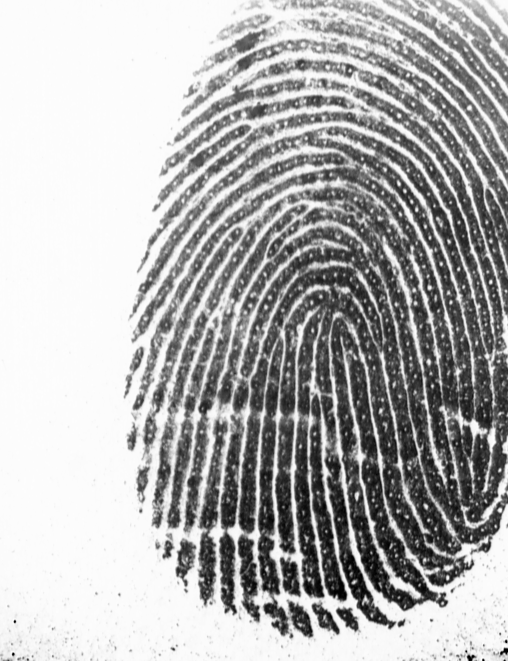
#> input picture Biometric Fingerprint Recognition/FingerPrint/Database/100_1.bmp, 508 x 661 px; its folder holds only this picture in this run
$ python biometricShare.py
#> lines starting #> are read from the running program, lines starting #| are printed output that depends on the picture
"""
This program creates two share parts of fingerprint - fp1 and fp2
Libraries used - OpenCV and Numpy
"""

import cv2
import numpy as np
import os

folders = os.listdir("Database")

for file in folders:
	print(file)
	#Reading fingerprint image
	im = cv2.imread('Database/'+file)
#> im is the input picture: shape (661, 508, 3); min 0, max 255, mean 176

	#Converting to grey scale
	g_im = cv2.cvtColor(im, cv2.COLOR_BGR2GRAY)

	#Reading datatype and dimensions of image
	dtype = str(g_im.dtype)
#> dtype = 'uint8'
	dim = g_im.shape
#> dim = (661, 508)
	rows = dim[0]
#> rows = 661
	cols = dim[1]
#> cols = 508

	#Initializing two shares of images
	fp1 = np.zeros((rows,cols),dtype='a4')
	fp2 = np.zeros((rows,cols),dtype='a4')

	for i in range(rows):
		for j in range(cols):
			s = str(g_im[i, j]*9)
			if len(s) == 4:
				fp1[i,j]  = s[0:2]
				fp2[i,j]  = s[2:4]
			elif len(s) == 3:
				fp1[i,j] = s[0:2]
				fp2[i,j] = s[2]
			elif len(s) == 2:
				fp1[i,j] = s[0]
				fp2[i,j] = s[1]
			elif len(s) == 1:
				fp1[i,j] = '0'
				fp2[i,j] = s[0]
			else:
				continue
	#Initializing temp for recovering the original image from two shared image
	temp = np.zeros((rows,cols),dtype=int)
	temp_p1 = np.zeros((rows,cols),dtype=int)
	temp_p2 = np.zeros((rows,cols),dtype=int)

	#Concetanating two shared arrays of image and dividing element wise by 9
	for i in range(rows):
		for j in range(cols):
			temp[i,j] = int(fp1[i,j]+fp2[i,j])/9
			temp_p1[i,j] = int(fp1[i,j])
			temp_p2[i,j] = int(fp2[i,j])
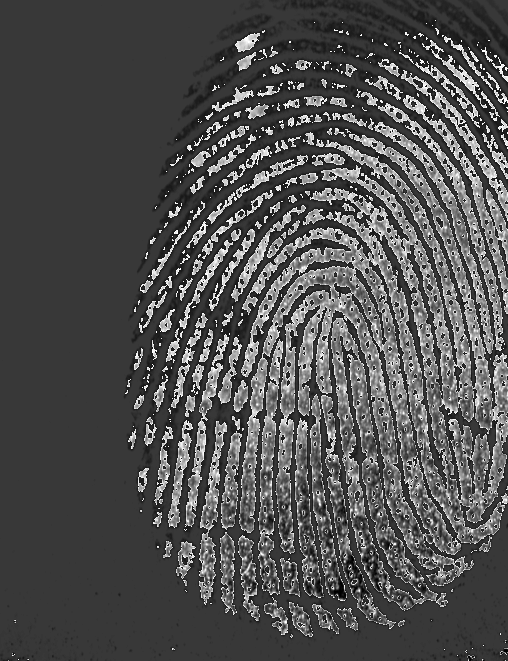
#> temp_p1: shape (661, 508) int64; min 0, max 99, mean 31.4; drawn with min black and max white
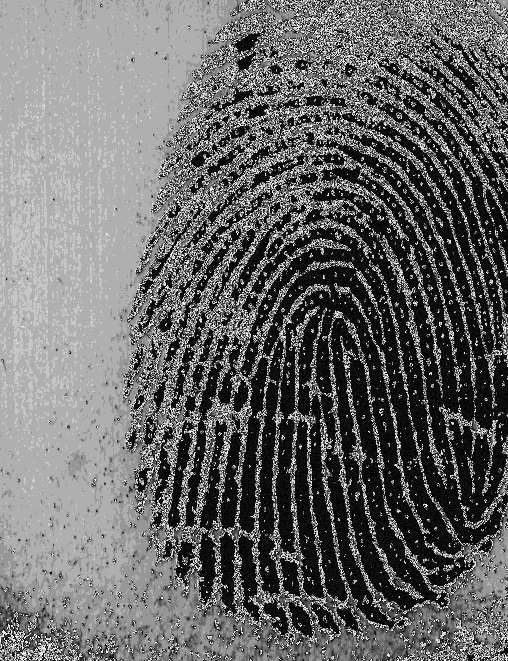
#> temp_p2: shape (661, 508) int64; min 0, max 99, mean 40.8; drawn with min black and max white
	s = file.replace('.bmp','')
	#Creating 8 bit channeled image for writing to disc
	az = cv2.convertScaleAbs(temp)
	cv2.imwrite('Reproduced/'+s+'_reproduced.bmp',az)

	az1 = cv2.convertScaleAbs(temp_p1)
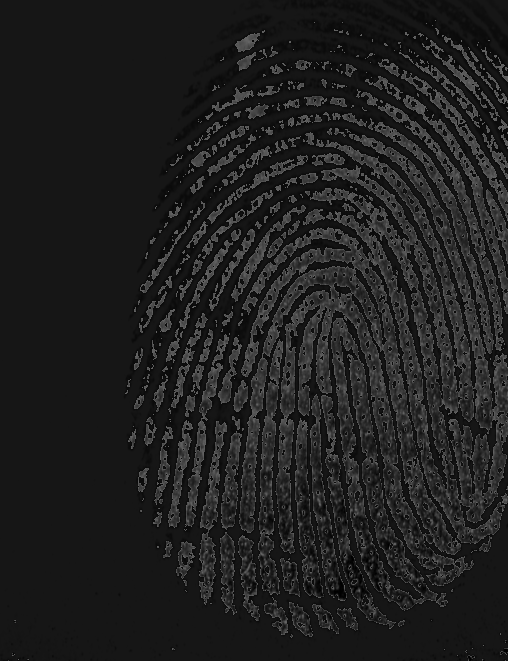
#> az1: shape (661, 508); min 0, max 99, mean 31.4
	cv2.imwrite('Shares/'+s+'_share1.bmp',az1)

	az2 = cv2.convertScaleAbs(temp_p2)
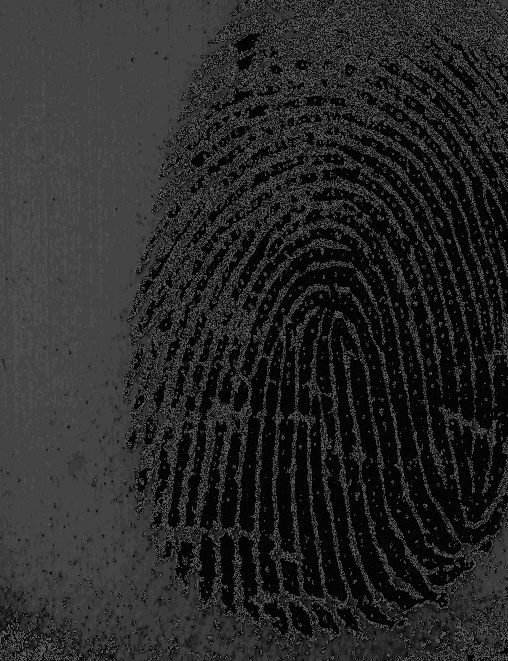
#> az2: shape (661, 508); min 0, max 99, mean 40.8
	cv2.imwrite('Shares/'+s+'_share2.bmp',az2)

print(len(folders))

$ run again, on Biometric Fingerprint Recognition/FingerPrint/Database/100_4.bmp
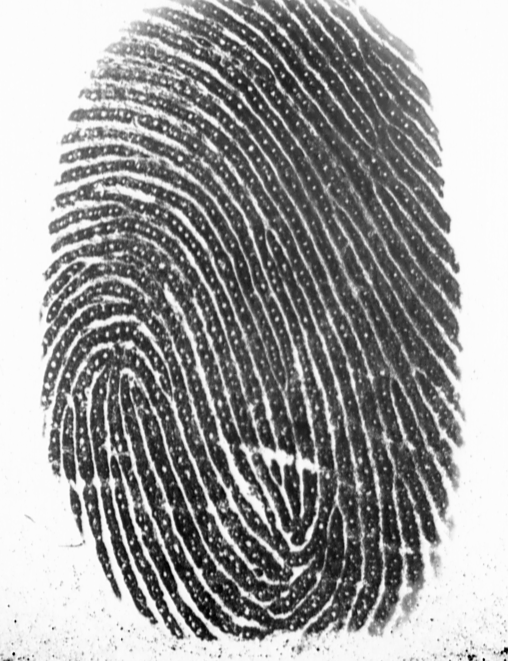
#> input picture Biometric Fingerprint Recognition/FingerPrint/Database/100_4.bmp, 508 x 661 px
#> im is the input picture: shape (661, 508, 3); min 0, max 255, mean 154.8
#> after the loop `for i in range(rows):`:
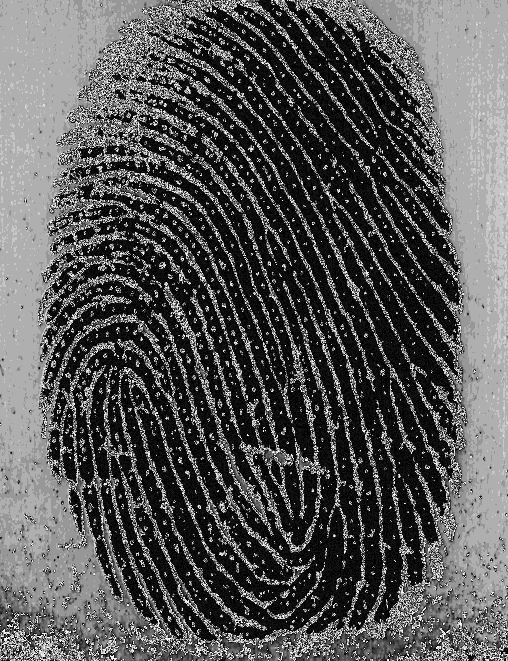
#> temp_p2: shape (661, 508) int64; min 0, max 99, mean 33.8; drawn with min black and max white
#> `az2 = cv2.convertScaleAbs(temp_p2)`:
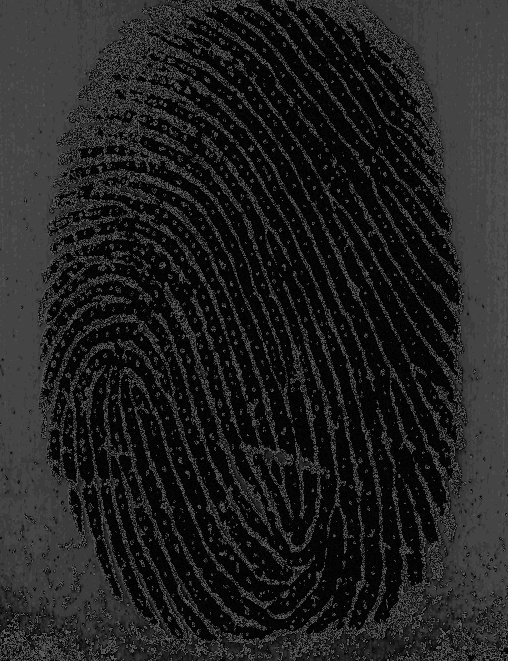
#> az2: shape (661, 508); min 0, max 99, mean 33.8

$ run again, on Biometric Fingerprint Recognition/FingerPrint/Database/100_5.bmp
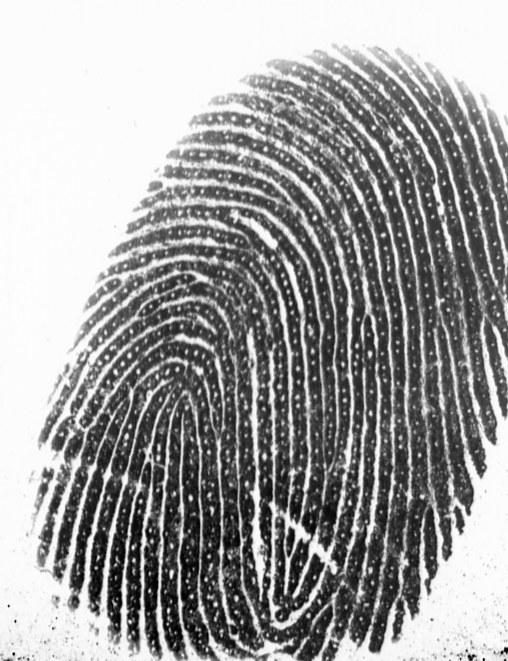
#> input picture Biometric Fingerprint Recognition/FingerPrint/Database/100_5.bmp, 508 x 661 px
#> im is the input picture: shape (661, 508, 3); min 0, max 255, mean 157.7
#> after the loop `for i in range(rows):`:
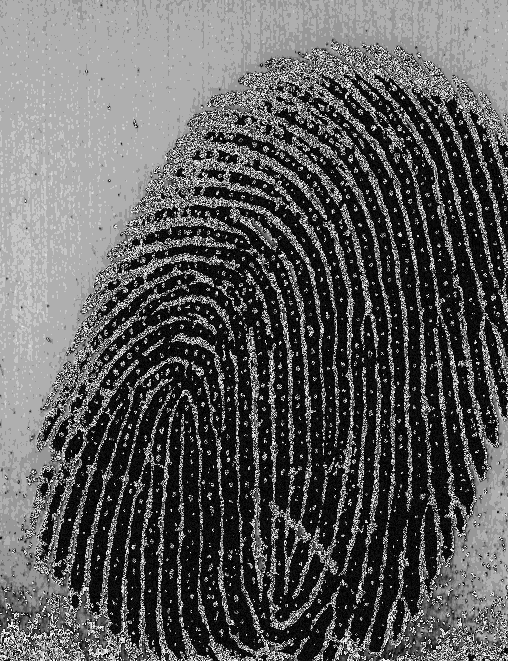
#> temp_p2: shape (661, 508) int64; min 0, max 99, mean 35.8; drawn with min black and max white
#> `az2 = cv2.convertScaleAbs(temp_p2)`:
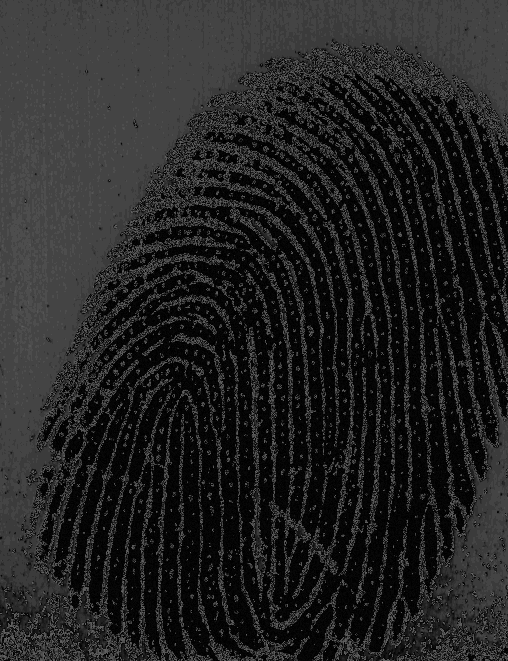
#> az2: shape (661, 508); min 0, max 99, mean 35.8

$ run again, on Biometric Fingerprint Recognition/FingerPrint/Database/100_6.bmp
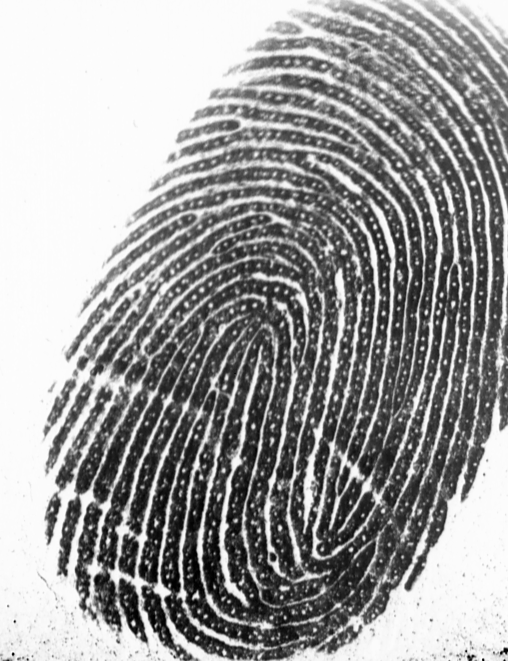
#> input picture Biometric Fingerprint Recognition/FingerPrint/Database/100_6.bmp, 508 x 661 px
#> im is the input picture: shape (661, 508, 3); min 0, max 255, mean 156.3
#> after the loop `for i in range(rows):`:
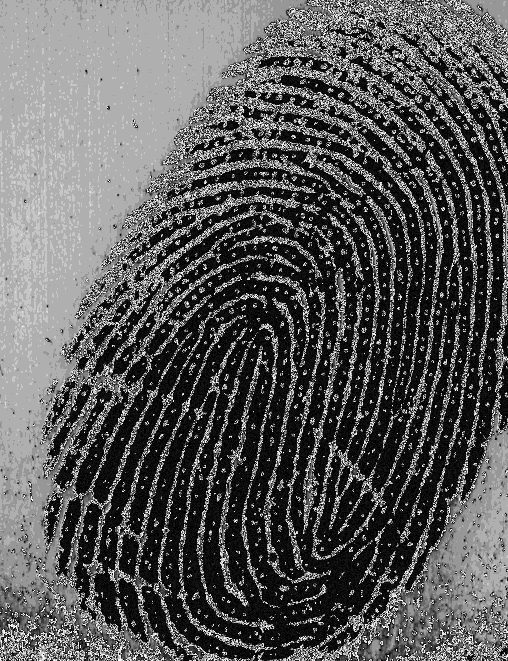
#> temp_p2: shape (661, 508) int64; min 0, max 99, mean 35.3; drawn with min black and max white
#> `az2 = cv2.convertScaleAbs(temp_p2)`:
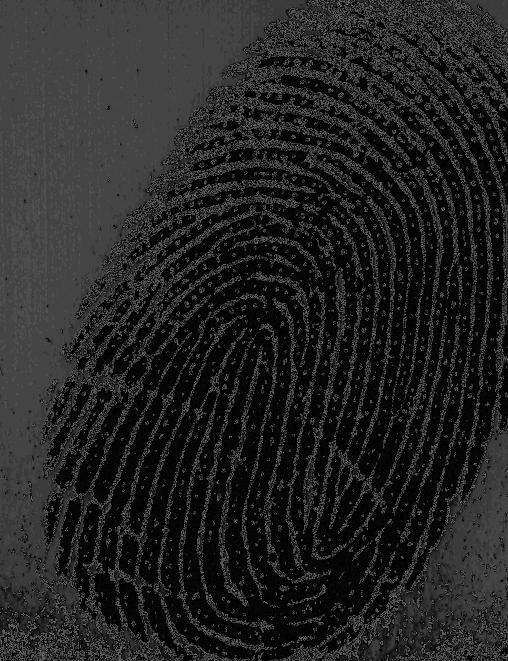
#> az2: shape (661, 508); min 0, max 99, mean 35.3

$ run again, on Biometric Fingerprint Recognition/FingerPrint/Database/100_10.bmp
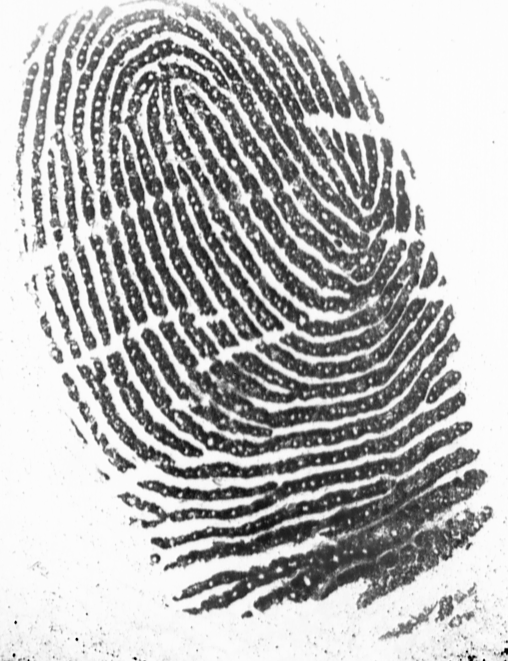
#> input picture Biometric Fingerprint Recognition/FingerPrint/Database/100_10.bmp, 508 x 661 px
#> im is the input picture: shape (661, 508, 3); min 0, max 255, mean 181.3
#> `az2 = cv2.convertScaleAbs(temp_p2)`:
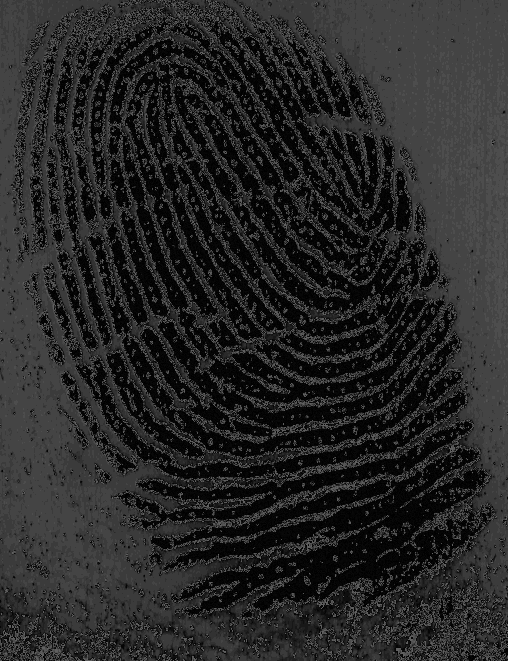
#> az2: shape (661, 508); min 0, max 99, mean 39.5
